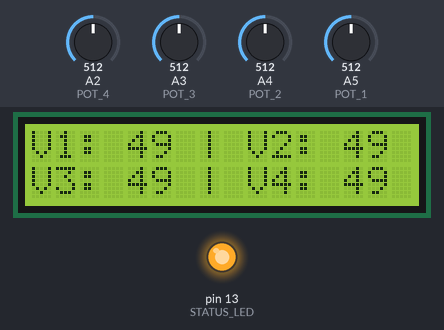
Bench run of a sketch on a simulated Arduino Uno, built with avr-gcc and run on an emulated ATmega328P. Shown: 16×2 character LCD, output pins drawn as LEDs (lit = HIGH). The test bench sets the inputs (shaded band); at power-on: A2 (POT_4) = 512, A5 (POT_1) = 512, A3 (POT_3) = 512, A4 (POT_2) = 512. What the sketch prints to the serial monitor is not drawn.

Above: at 7.7 s.
7.8 s: A2 (POT_4) set to 716
At 9.0 s:
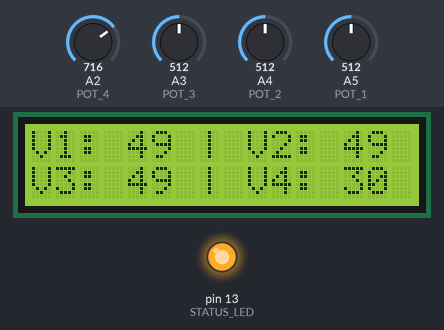
9.3 s: A5 (POT_1) set to 913
At 10.6 s:
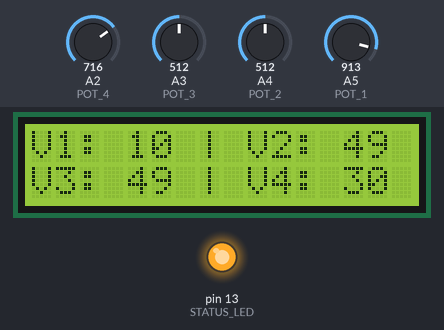
12.3 s: A5 (POT_1) set to 931
At 13.6 s:
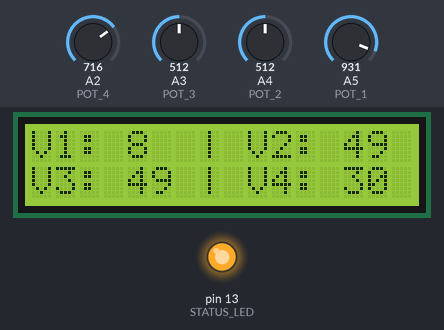
15.3 s: A3 (POT_3) set to 716
At 16.5 s:
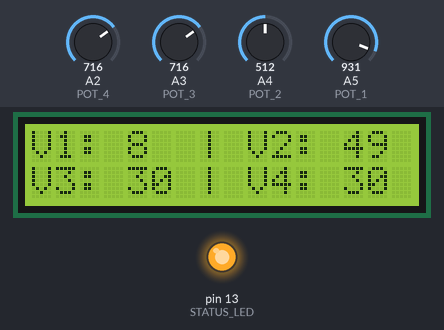
18.3 s: A4 (POT_2) set to 716
At 19.3 s:
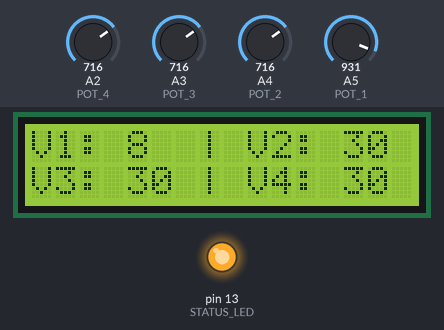
Timing chart, 0 to 19.4 s (numbered marks = the images above; inputs shaded):
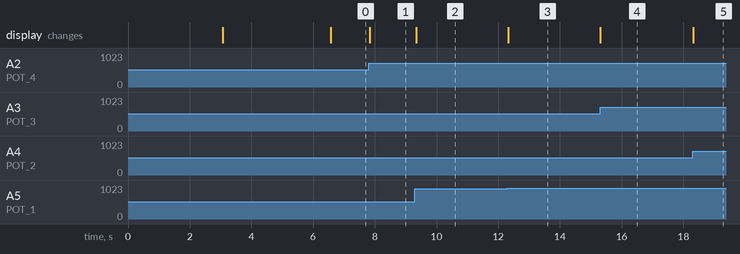

The sketch:

POTS_LCD_VOLUME.ino
```cpp
//This sketch is the exact same thing as it was for the breadboard mixer, but now with the whole project on a breadboard, the code is being recreated
//to run on a ATMEGA328P chip (Essentially an arduino UNO instead of a mega)
//This maeans pins are being changed out along with some small chode enhancements to save up on memory for this damn thing.

//This sketch only proves wired use for now.  Included LCD on 11/8/18

//PIN OUTPUTS:
#define STATUS_LED 13 //LED for status. Hooked onto 13
#define POT_1 A5 //Volume 1
#define POT_2 A4 //Volume 2
#define POT_3 A3 //Volume 3
#define POT_4 A2 //Volume 4

//LCD Definitions
#define LCD_RS 8
#define LCD_RW 7
#define LCD_EN 6

//Data Lines for the LCD itself
#define LCD_D4 9
#define LCD_D5 10
#define LCD_D6 11
#define LCD_D7 12

#include <LiquidCrystal.h> //LCD Lib
LiquidCrystal LCD_DISPLAY(LCD_RS, LCD_EN, LCD_D4, LCD_D5, LCD_D6, LCD_D7);

void setup() {
    Serial.begin(115200);

    LCD_DISPLAY.begin(16,2);
    delay(3000);
    LCD_DISPLAY.clear();

    pinMode(STATUS_LED, OUTPUT);
    digitalWrite(STATUS_LED, HIGH);

    LCD_DISPLAY.setCursor(3,0);
    LCD_DISPLAY.print("WinHardMix");
    LCD_DISPLAY.setCursor(4,1);
    LCD_DISPLAY.print("STARTING");

    delay(3500);

    LCD_DISPLAY.clear();
    LCD_DISPLAY.setCursor(0,0);
    LCD_DISPLAY.print("V1:");

    LCD_DISPLAY.setCursor(9,0);
    LCD_DISPLAY.print("V2:");

    LCD_DISPLAY.setCursor(0,1);
    LCD_DISPLAY.print("V3:");

    LCD_DISPLAY.setCursor(9,1);
    LCD_DISPLAY.print("V4:");

    LCD_DISPLAY.setCursor(7,0);
    LCD_DISPLAY.print("|");
    LCD_DISPLAY.setCursor(7,1);
    LCD_DISPLAY.print("|");

    Serial.println("HARDMIX10 SERIAL PROCESSING. IF YOU SEE THIS I HOPE YOU KNOW WHAT YOURE DOING...");
}

void loop() {
    //Grab analog vlaues on each pot.
    int ANALOG_1 = analogRead(POT_1);
    int ANALOG_2 = analogRead(POT_2);
    int ANALOG_3 = analogRead(POT_3);
    int ANALOG_4 = analogRead(POT_4);

    //Convert each value to a 0-100 volume level.
    //FIXME: Since I built this like an idiot, the volume is subtracted from 100.
    //FIXME: This is because I pull the value from pin 2 compared to power and not ground on the circuit.
    float VOLUME_1 = 100.0 - ((ANALOG_1 / 1023.0) * 100);
    float VOLUME_2 = 100.0 - ((ANALOG_2 / 1023.0) * 100);
    float VOLUME_3 = 100.0 - ((ANALOG_3 / 1023.0) * 100);
    float VOLUME_4 = 100.0 - ((ANALOG_4 / 1023.0) * 100);

    //Assemble a list of all four volumes.  Take them and print each to the serial output.
    int VOLUMES[] = {VOLUME_1, VOLUME_2, VOLUME_3, VOLUME_4};
    int SELECTED;
    for (SELECTED = 0; SELECTED < 4; SELECTED = SELECTED + 1) {
        Serial.print(VOLUMES[SELECTED]);
        Serial.print(" ");
    }
    Serial.println("");

    LCD_DISPLAY.setCursor(4,0);
    LCD_DISPLAY.print("   ");
    LCD_DISPLAY.setCursor(4,0);
    LCD_DISPLAY.print((int)VOLUME_1);

    LCD_DISPLAY.setCursor(13,0);
    LCD_DISPLAY.print("   ");
    LCD_DISPLAY.setCursor(13,0);
    LCD_DISPLAY.print((int)VOLUME_2);

    LCD_DISPLAY.setCursor(4,1);
    LCD_DISPLAY.print("   ");
    LCD_DISPLAY.setCursor(4,1);
    LCD_DISPLAY.print((int)VOLUME_3);

    LCD_DISPLAY.setCursor(13,1);
    LCD_DISPLAY.print("   ");
    LCD_DISPLAY.setCursor(13,1);
    LCD_DISPLAY.print((int)VOLUME_4);
}
```

Measured:
- after the input at 7.8 s, the display: changes at once (image 1)
- after the input at 9.3 s, the display: changes at once (image 2)
- after the input at 12.3 s, the display: changes at once (image 3)
- after the input at 15.3 s, the display: changes at once (image 4)
- after the input at 18.3 s, the display: changes at once (image 5)
